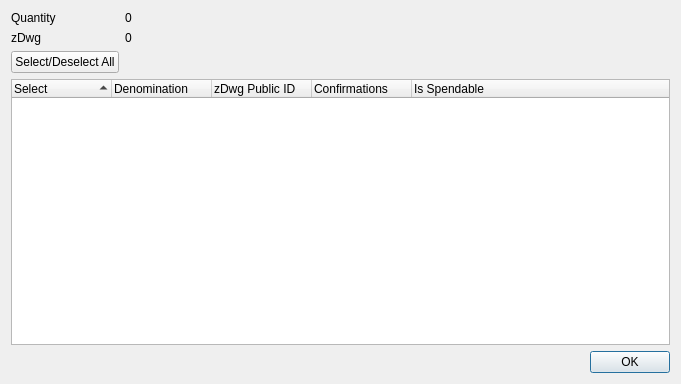
<?xml version="1.0" encoding="UTF-8"?>
<ui version="4.0">
 <class>ZDwgControlDialog</class>
 <widget class="QDialog" name="ZDwgControlDialog">
  <property name="geometry">
   <rect>
    <x>0</x>
    <y>0</y>
    <width>681</width>
    <height>384</height>
   </rect>
  </property>
  <property name="minimumSize">
   <size>
    <width>681</width>
    <height>384</height>
   </size>
  </property>
  <property name="windowTitle">
   <string>Select zDwg to Spend</string>
  </property>
  <layout class="QGridLayout" name="gridLayout">
   <item row="0" column="0">
    <layout class="QFormLayout" name="formLayout">
     <property name="sizeConstraint">
      <enum>QLayout::SetDefaultConstraint</enum>
     </property>
     <item row="0" column="0">
      <widget class="QLabel" name="labelQuantity">
       <property name="text">
        <string>Quantity</string>
       </property>
      </widget>
     </item>
     <item row="0" column="1">
      <widget class="QLabel" name="labelQuantity_int">
       <property name="text">
        <string>0</string>
       </property>
      </widget>
     </item>
     <item row="1" column="0">
      <widget class="QLabel" name="labelZDwg">
       <property name="text">
        <string>zDwg</string>
       </property>
      </widget>
     </item>
     <item row="1" column="1">
      <widget class="QLabel" name="labelZDwg_int">
       <property name="text">
        <string>0</string>
       </property>
      </widget>
     </item>
     <item row="2" column="0">
      <widget class="QPushButton" name="pushButtonAll">
       <property name="text">
        <string>Select/Deselect All</string>
       </property>
      </widget>
     </item>
    </layout>
   </item>
   <item row="1" column="0">
    <layout class="QVBoxLayout" name="verticalLayout">
     <item>
      <widget class="QTreeWidget" name="treeWidget">
       <property name="minimumSize">
        <size>
         <width>0</width>
         <height>250</height>
        </size>
       </property>
       <property name="alternatingRowColors">
        <bool>true</bool>
       </property>
       <property name="sortingEnabled">
        <bool>true</bool>
       </property>
       <property name="columnCount">
        <number>5</number>
       </property>
       <attribute name="headerDefaultSectionSize">
        <number>100</number>
       </attribute>
       <column>
        <property name="text">
         <string notr="true">Select</string>
        </property>
       </column>
       <column>
        <property name="text">
         <string notr="true">Denomination</string>
        </property>
       </column>
       <column>
        <property name="text">
         <string notr="true">zDwg Public ID</string>
        </property>
       </column>
       <column>
        <property name="text">
         <string notr="true">Confirmations</string>
        </property>
       </column>
       <column>
        <property name="text">
         <string>Is Spendable</string>
        </property>
       </column>
      </widget>
     </item>
     <item>
      <widget class="QDialogButtonBox" name="buttonBox">
       <property name="orientation">
        <enum>Qt::Horizontal</enum>
       </property>
       <property name="standardButtons">
        <set>QDialogButtonBox::Ok</set>
       </property>
      </widget>
     </item>
    </layout>
   </item>
  </layout>
 </widget>
 <resources/>
 <connections>
  <connection>
   <sender>buttonBox</sender>
   <signal>accepted()</signal>
   <receiver>ZDwgControlDialog</receiver>
   <slot>accept()</slot>
   <hints>
    <hint type="sourcelabel">
     <x>248</x>
     <y>254</y>
    </hint>
    <hint type="destinationlabel">
     <x>157</x>
     <y>274</y>
    </hint>
   </hints>
  </connection>
  <connection>
   <sender>buttonBox</sender>
   <signal>rejected()</signal>
   <receiver>ZDwgControlDialog</receiver>
   <slot>reject()</slot>
   <hints>
    <hint type="sourcelabel">
     <x>316</x>
     <y>260</y>
    </hint>
    <hint type="destinationlabel">
     <x>286</x>
     <y>274</y>
    </hint>
   </hints>
  </connection>
 </connections>
</ui>
